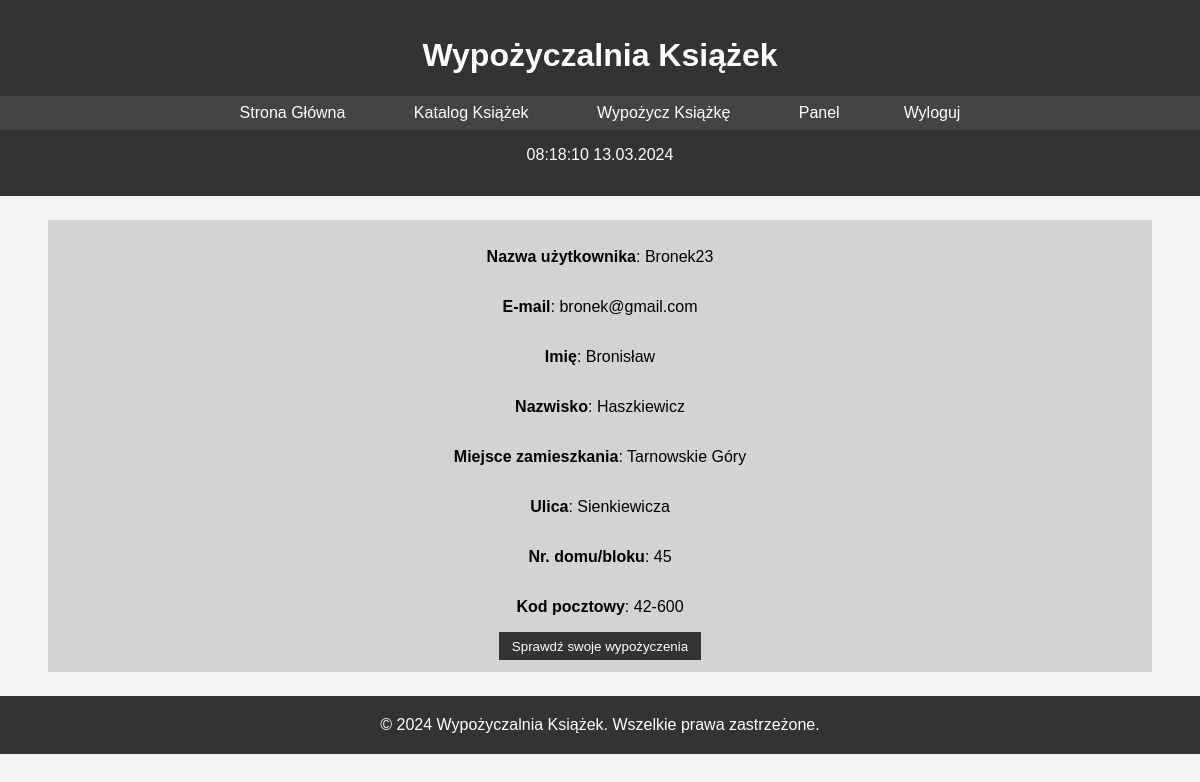
Page /panel.php (signed in) on the committed database.
### tables this page shows
CREATE TABLE `uzytkownicy` (
  `id` int(10) UNSIGNED NOT NULL,
  `login` text NOT NULL,
  `haslo` text NOT NULL,
  `email` text NOT NULL,
  `imie` varchar(30) NOT NULL,
  `nazwisko` varchar(50) NOT NULL,
  `miejscowosc` varchar(70) NOT NULL,
  `ulica` varchar(50) NOT NULL,
  `nr_domu` varchar(10) NOT NULL,
  `kodpocztowy` varchar(6) NOT NULL
);

### panel.php (the view, shortened to what this page needs)
<?php
if(!isset($_SESSION['zalogowany'])){
    header('Location: index.php');
}else{
?>
<!DOCTYPE html>
<html lang="pl">
<head>
    <link rel="stylesheet" href="styl.css">
</head>
<body>
    <header>
        <h1>Wypożyczalnia Książek</h1>
        <nav>
            <a href="index.php">Strona Główna</a>
            <a href="katalog.php">Katalog Książek</a>
            <a href="wypozycz.php">Wypożycz Książkę</a>
            <?php
            if(!isset($_SESSION['zalogowany'])){
                echo '<a href="logowanie.php">Logowanie</a>';
            }else{
                echo '<a href="panel.php">Panel</a>';
                echo '<a href="wyloguj.php">Wyloguj</a>';
            }
            ?>
        </nav>
        <p id="czas"></p>
    </header>
    <section id="panel">
<?php
    $serwer = 'localhost';
    $db_user = 'root';
    $password = '';
    $baza = 'ksiegarnia';
    $do_bazy = mysqli_connect($serwer,$db_user,$password,$baza);
    if(!$do_bazy===true){
        exit('Błąd połączenia z bazą danych!');
    }
    else{
        $zapytanie = mysqli_query($do_bazy,"SELECT * from uzytkownicy Where id = ".$_SESSION['id'].";");
        if(!$zapytanie===true){
            echo "Błąd zapytania!";
            mysqli_close($do_bazy);
            exit;
        }
        else{
            $row = mysqli_fetch_array($zapytanie);
            echo "<p><b>Nazwa użytkownika</b>: ".$row['login']."<br></p>";
            echo "<p><b>E-mail</b>: ".$row['email']."<br></p>";
            echo "<p><b>Imię</b>: ".$row['imie']."<br></p>";
            echo "<p><b>Nazwisko</b>: ".$row['nazwisko']."<br></p>";
            echo "<p><b>Miejsce zamieszkania</b>: ".$row['miejscowosc']."<br></p>";
            echo "<p><b>Ulica</b>: ".$row['ulica']."<br></p>";
            echo "<p><b>Nr. domu/bloku</b>: ".$row['nr_domu']."<br></p>";
            echo "<p><b>Kod pocztowy</b>: ".$row['kodpocztowy']."<br></p>";
        }
    }
?>
    <a href="panel_wyp.php"><button>Sprawdź swoje wypożyczenia</button></a>
    </section>
    <footer>
        &copy; 2024 Wypożyczalnia Książek. Wszelkie prawa zastrzeżone.</p>
    </footer>
</body>
</html>
<?php
}
?>

### styl.css (style rules this page uses)
body { font-family: Arial, sans-serif; margin: 0; padding: 0; background-color: #f4f4f4; }
header { background-color: #333; color: #fff; text-align: center; padding: 1em 0; }
nav { background-color: #444; color: #fff; padding: 0.5em; text-align: center; }
nav a { color: #fff; text-decoration: none; padding: 0.5em 1em; margin: 0 1em; }
section { padding: 20px; }
button { background-color: #333; color: #fff; padding: 0.5em 1em; border: none; cursor: pointer; }
footer { background-color: #333; color: #fff; text-align: center; padding: 20px 0; }
#panel { width: 90%; padding: 1%; margin-left: auto; margin-right: auto; margin-top: 2%; margin-bottom: 2%; background-color: lightgray; display: flex; flex-direction: column; justify-content: left; align-items: center; }

### rows in the picture
uzytkownicy: login "Bronek23", email "bronek@gmail.com", imie "Bronisław", nazwisko "Haszkiewicz", miejscowosc "Tarnowskie Góry", ulica "Sienkiewicza", nr_domu "45", kodpocztowy "42-600"
